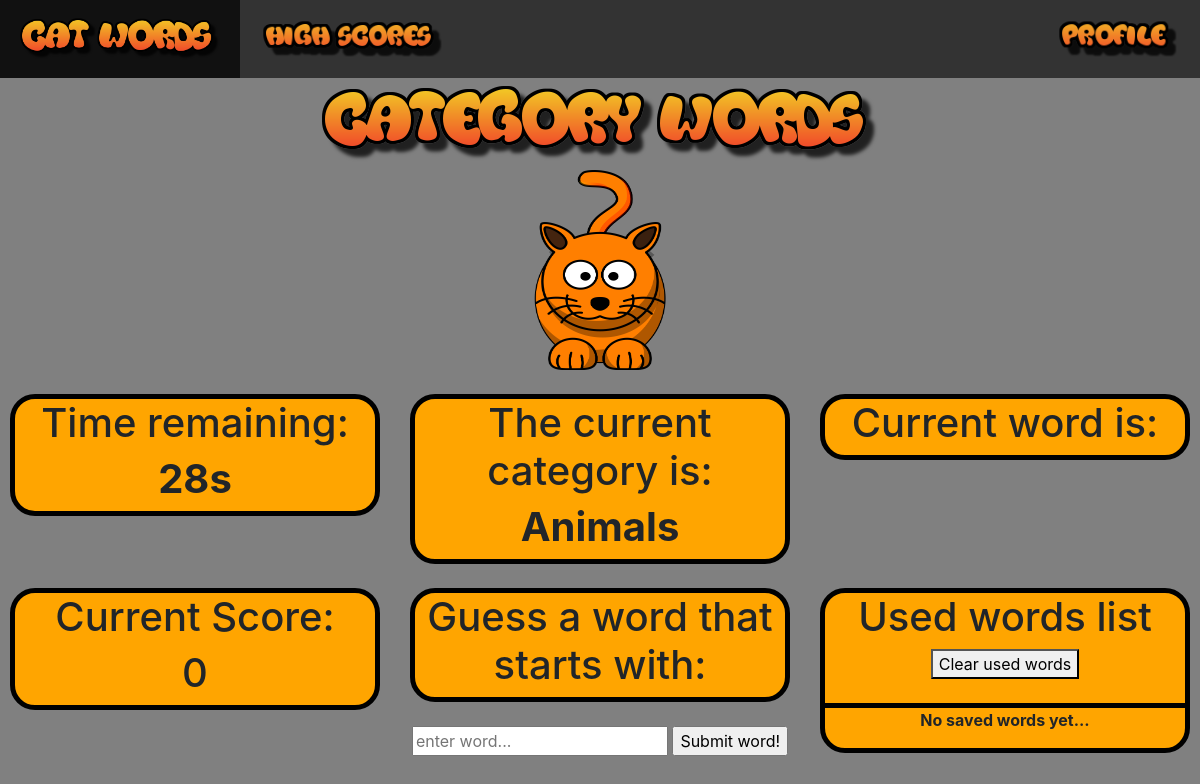
Before: /game/play/ with the older database file.
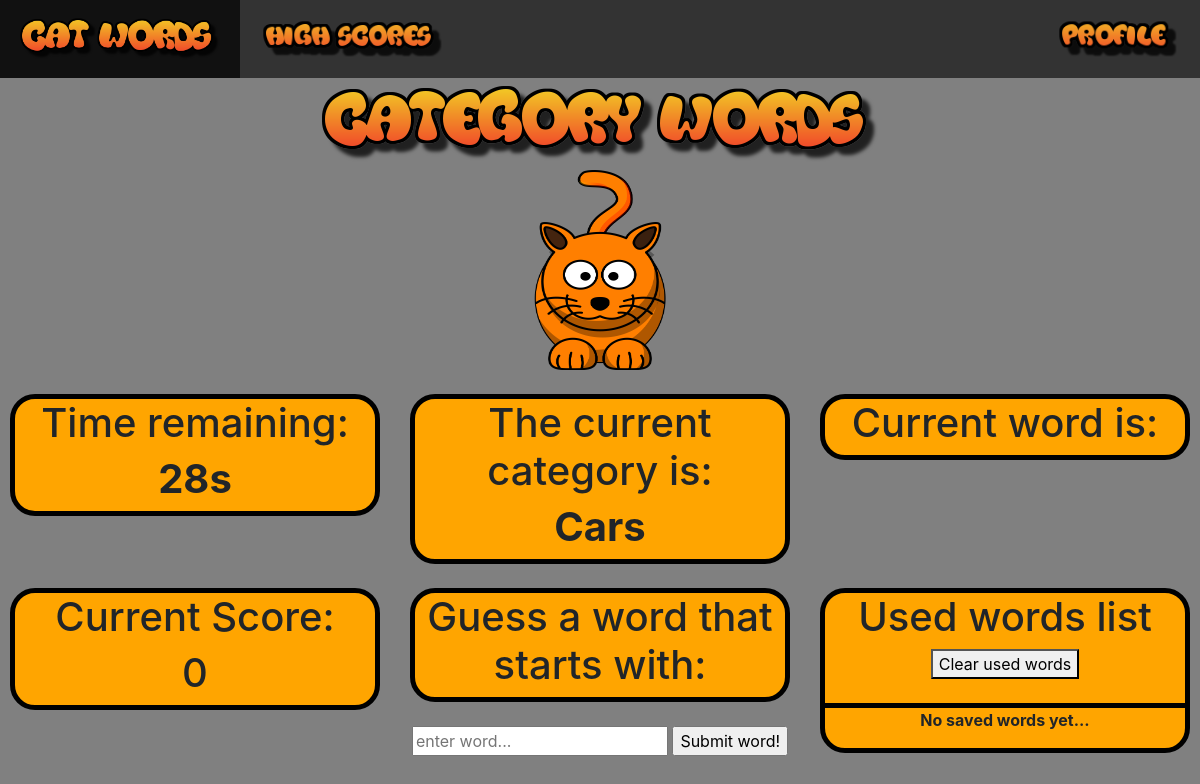
After: the same page with the newer database file.
### game/models.py (models this page shows, shortened)
class CurrentCategory(models.Model):
	class Meta:
		verbose_name_plural = "current categories"
	current_category_text = models.CharField(max_length=200)

### game/views.py (the view, shortened to what this page needs)
# urls.py: path('game/', include('game.urls')),
def game(request):
	if request.GET.get('clear_saved_words'):
		current_category = CurrentCategory.objects.get(id=1)
		current_score = calculateScore(0)
		clearAllSavedWords()
		args = {
		'category': current_category.current_category_text,
		'current_score': current_score
		}
		return render(request, 'game/game.html', args)
	else:
		current_category = CurrentCategory.objects.get(id=1)
		return render(request, 'game/game.html', {'category': current_category.current_category_text})

### game/templates/game/game.html (shortened to what this page needs)
{% extends 'base.html' %}
{% block content %}
{% load static %}
<div class="row">
	<div class="col-lg-12">
		<img src="{% static 'game/images/catWords.png' %}">
	</div>
</div>
<div class="row">
	<div class="col-lg-12">
		<img id="catImage2" src="{% static 'game/images/cartoon-cat2.png' %}">
	</div>
</div>
<br>
<div class="row">
	<div class="col-lg-4">
	  <div>
		<div id='countdownContainer'>
		<h1>Time remaining:</h1>
		<h1><strong id="countdownTimer"></strong></h1>
		</div>
	</div>
	</div>
	<div class="col-lg-4">
    	<div id ="categoryTitle">
			<h1>The current category is:</h1>
			<h1><strong>{{category}}</strong></h1>
		</div>
	</div>
	<div class="col-lg-4">
		<div id="currentWord">
			<h1>Current word is: </h1>
		</div>
	</div>
</div>
<br>
<div class="row">
	<div class="col-lg-4">
      <div id="currentScore">
			<h1>Current Score: </h1>
			{% if current_score %}
			<h1><strong>{{ current_score }}</strong></h1>
			{% else %}
			<h1>0</h1>
			{% endif %}
	  </div>
    </div>
    <div class="col-lg-4">
      <div id="guessWord">
			<h1>Guess a word that starts with: </h1>
	  </div>
	  <br>
	  <form action="" id="currentWordForm" method="post">
	  <input name="current_word" placeholder="enter word...">
	  <input type="submit" value="Submit word!">
	  </form>
    </div>
    <div class="col-lg-4">
      <div id="usedWordsList">
		<div id="usedWordsListTitle">
			<h1>Used words list</h1>
			<form action="" method="get">
				<button type="submit" value="Clear saved words" name="clear_saved_words">Clear used words</button>
			</form>
			<br>
		</div>
		{% if saved_words %}
		<ul class="unstyledList">
		{% for word in saved_words %}
		<li><strong>{{word}}</strong></li>
		{% endfor %}
		</ul>
		{% else %}
		<p><strong>No saved words yet...</strong></p>
		{% endif %}
		</div>
    </div>
</div>
{% endblock content %}

Changed rows visible on the page:
changed CurrentCategory: current_category_text "Animals" → "Cars"
